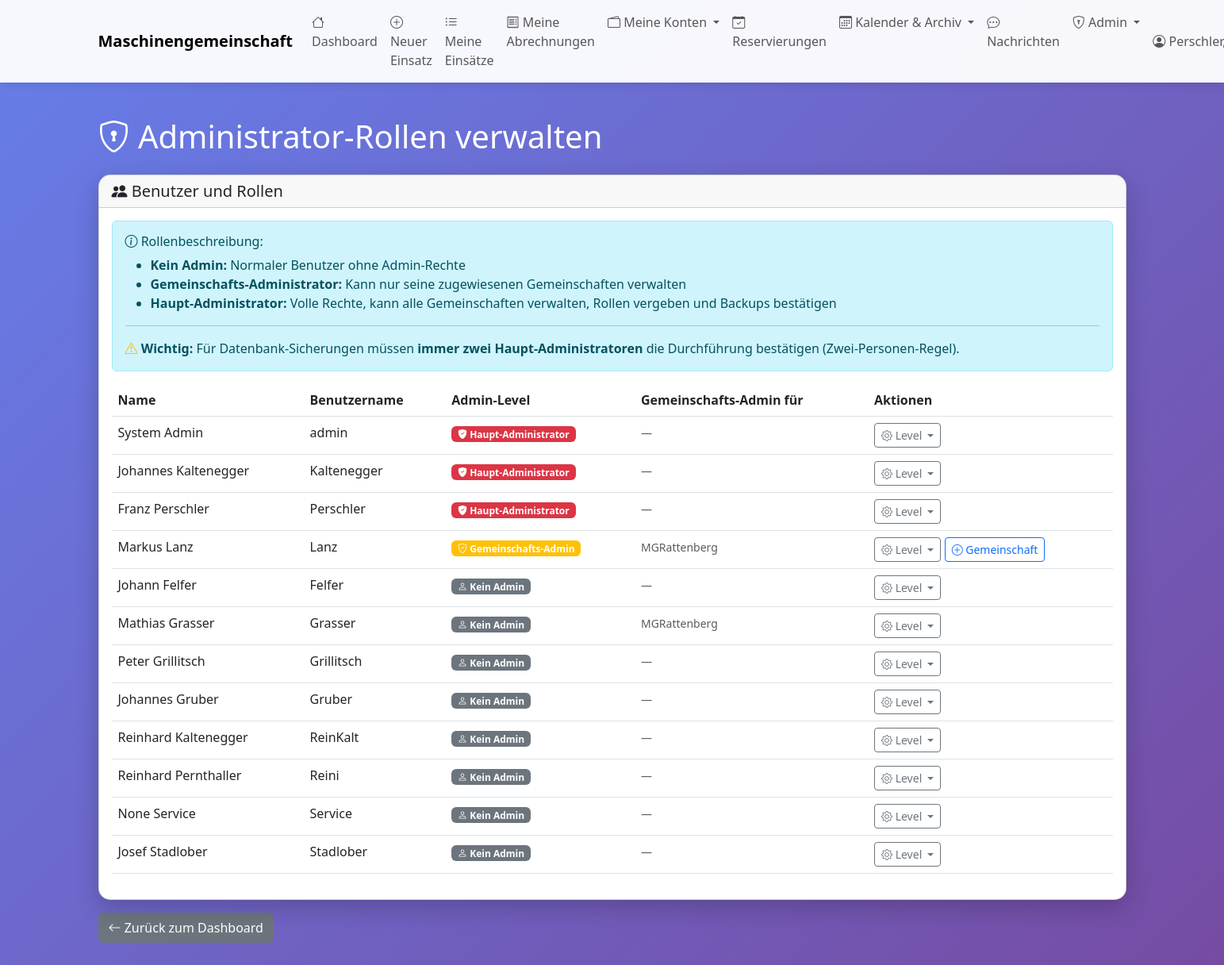
The page /admin/rollen (signed in) on the database as committed earlier.
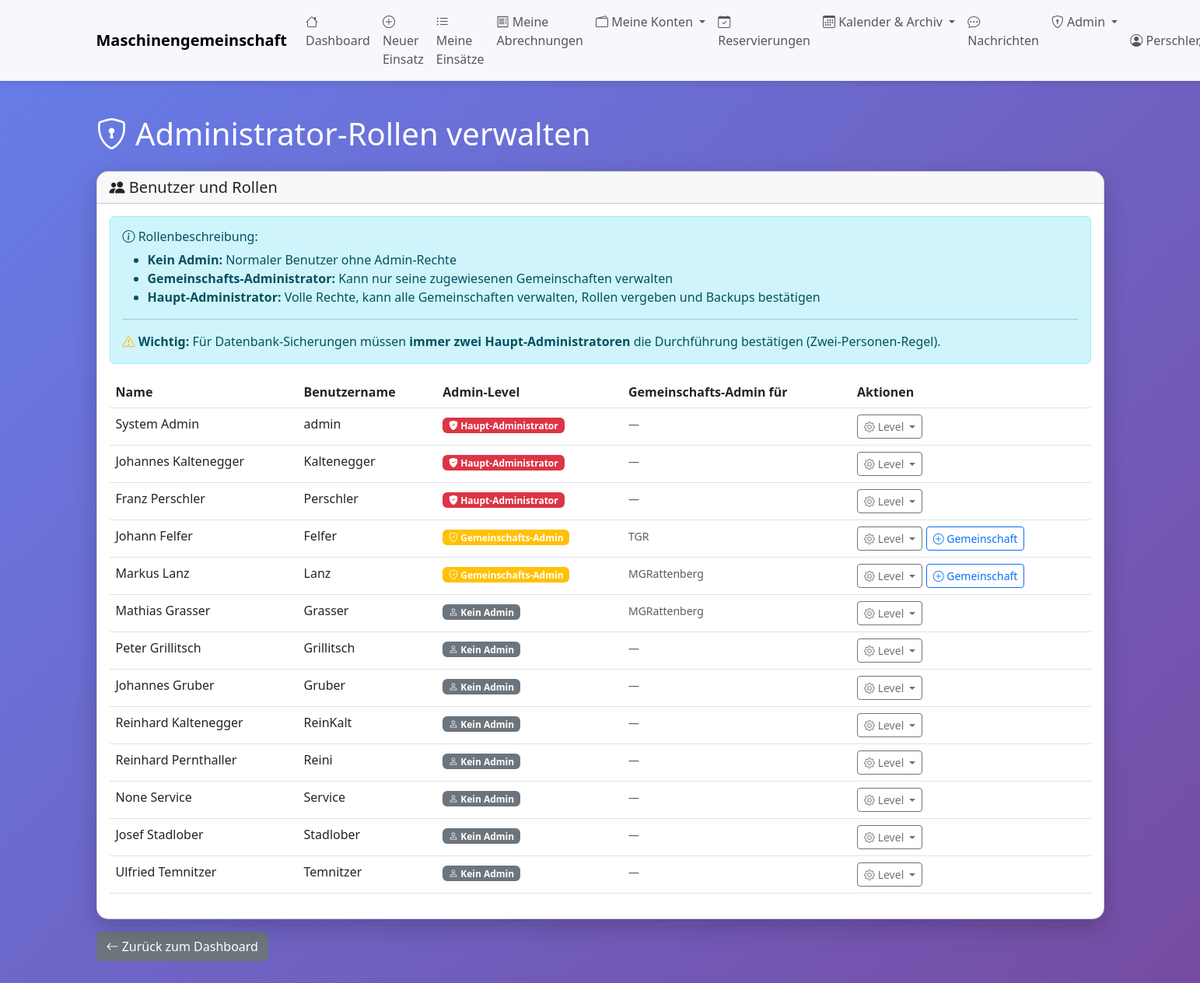
The same page on the database as committed later.
### tables this page shows
CREATE TABLE benutzer (
    id INTEGER PRIMARY KEY AUTOINCREMENT,
    name TEXT NOT NULL,
    vorname TEXT,
    username TEXT UNIQUE,
    password_hash TEXT,
    adresse TEXT,
    telefon TEXT,
    email TEXT,
    mitglied_seit DATE,
    aktiv BOOLEAN DEFAULT 1,
    bemerkungen TEXT
, is_admin BOOLEAN DEFAULT 0, treibstoffkosten_preis REAL DEFAULT 1.50, backup_schwellwert INTEGER DEFAULT 50, letzter_treibstoffpreis REAL, admin_level INTEGER DEFAULT 0);

### web_app.py (the view)
@app.route('/admin/rollen')
@hauptadmin_required
def admin_rollen():
    with MaschinenDBContext(DB_PATH) as db:
        cursor = db.connection.cursor()
        cursor.execute("""
            SELECT b.id, b.name, b.vorname, b.username,
                   b.admin_level, b.is_admin,
                   GROUP_CONCAT(g.name, ', ') as gemeinschaften
            FROM benutzer b
            LEFT JOIN gemeinschafts_admin ga ON b.id = ga.benutzer_id
            LEFT JOIN gemeinschaften g ON ga.gemeinschaft_id = g.id
            WHERE b.aktiv = 1
            GROUP BY b.id, b.name, b.vorname, b.username, b.admin_level, b.is_admin
            ORDER BY b.admin_level DESC, b.name
        """)
        columns = [desc[0] for desc in cursor.description]
        benutzer = [dict(zip(columns, row)) for row in cursor.fetchall()]
        cursor.execute("SELECT * FROM gemeinschaften WHERE aktiv = 1 ORDER BY name")
        columns = [desc[0] for desc in cursor.description]
        gemeinschaften = [dict(zip(columns, row)) for row in cursor.fetchall()]
    return render_template('admin_rollen.html',
                         benutzer=benutzer,
                         gemeinschaften=gemeinschaften)

### database.py (called while the page is built)
    def connect(self):
        self.connection = sqlite3.connect(self.db_path)
        self.connection.row_factory = sqlite3.Row
        self.cursor = self.connection.cursor()

    def close(self):
        if self.connection:
            self.connection.close()

    def __enter__(self):
        self.connect()
        return self

    def __exit__(self, exc_type, exc_val, exc_tb):
        if exc_type is None:
            self.connection.commit()
        else:
            self.connection.rollback()
        self.close()
        return False

### web_app.py (called while the page is built)
def hauptadmin_required(f):
    @wraps(f)
    def decorated_function(*args, **kwargs):
        if 'benutzer_id' not in session:
            flash('Bitte melden Sie sich an.', 'warning')
            return redirect(url_for('login'))
        if not session.get('is_admin'):
            flash('Zugriff verweigert. Administrator-Rechte erforderlich.', 'danger')
            return redirect(url_for('dashboard'))
        if session.get('admin_level', 0) < 2:
            flash('Zugriff verweigert. Haupt-Administrator-Rechte erforderlich.', 'danger')
            return redirect(url_for('dashboard'))
        return f(*args, **kwargs)
    return decorated_function

### templates/admin_rollen.html (shortened to what the changed rows need)
{% extends "base.html" %}
{% block content %}
<div class="row mt-4">
    <div class="col-12">
        <h1 class="text-white mb-4">
            <i class="bi bi-shield-lock"></i> Administrator-Rollen verwalten
        </h1>
    </div>
</div>
<div class="row">
    <div class="col-12">
        <div class="card">
            <div class="card-body">
                <div class="table-responsive">
                    <table class="table table-hover">
                        <thead>
                            <tr>
                                <th>Name</th>
                                <th>Benutzername</th>
                                <th>Admin-Level</th>
                                <th>Gemeinschafts-Admin für</th>
                                <th>Aktionen</th>
                            </tr>
                        </thead>
                        <tbody>
                            {% for user in benutzer %}
                            <tr>
                                <td>{{ user.vorname }} {{ user.name }}</td>
                                <td>{{ user.username }}</td>
                                <td>
                                    {% if user.admin_level == 2 %}
                                        <span class="badge bg-danger">
                                            <i class="bi bi-shield-fill-check"></i> Haupt-Administrator
                                        </span>
                                    {% elif user.admin_level == 1 %}
                                        <span class="badge bg-warning">
                                            <i class="bi bi-shield-check"></i> Gemeinschafts-Admin
                                        </span>
                                    {% else %}
                                        <span class="badge bg-secondary">
                                            <i class="bi bi-person"></i> Kein Admin
                                        </span>
                                    {% endif %}
                                </td>
                                <td>
                                    {% if user.gemeinschaften %}
                                        <small class="text-muted">{{ user.gemeinschaften }}</small>
                                    {% else %}
                                        <small class="text-muted">—</small>
                                    {% endif %}
                                </td>
                                <td>
                                    <div class="btn-group btn-group-sm" role="group">
                                        <button type="button" class="btn btn-outline-secondary dropdown-toggle"
                                                data-bs-toggle="dropdown" aria-expanded="false">
                                            <i class="bi bi-gear"></i> Level
                                        </button>
                                    </div>
                                    {% if user.admin_level == 1 %}
                                    <button type="button" class="btn btn-sm btn-outline-primary"
                                            data-bs-toggle="modal"
                                            data-bs-target="#gemeinschaftModal{{ user.id }}">
                                        <i class="bi bi-plus-circle"></i> Gemeinschaft
                                    </button>
                                    {% endif %}
                                </td>
                            </tr>
                            {% endfor %}
                        </tbody>
                    </table>
                </div>
            </div>
        </div>
    </div>
</div>
{% endblock %}

Rows that differ between the two databases and show on the page:
changed benutzer "Johann": gemeinschaften (not shown) → "TGR"; admin_level "Kein Admin" → "Gemeinschafts-Admin Gemeinschaft"; no longer shows "—"; moves up the list
added benutzer: vorname "Ulfried", name "Temnitzer", username "Temnitzer", admin_level 0 (drawn)
